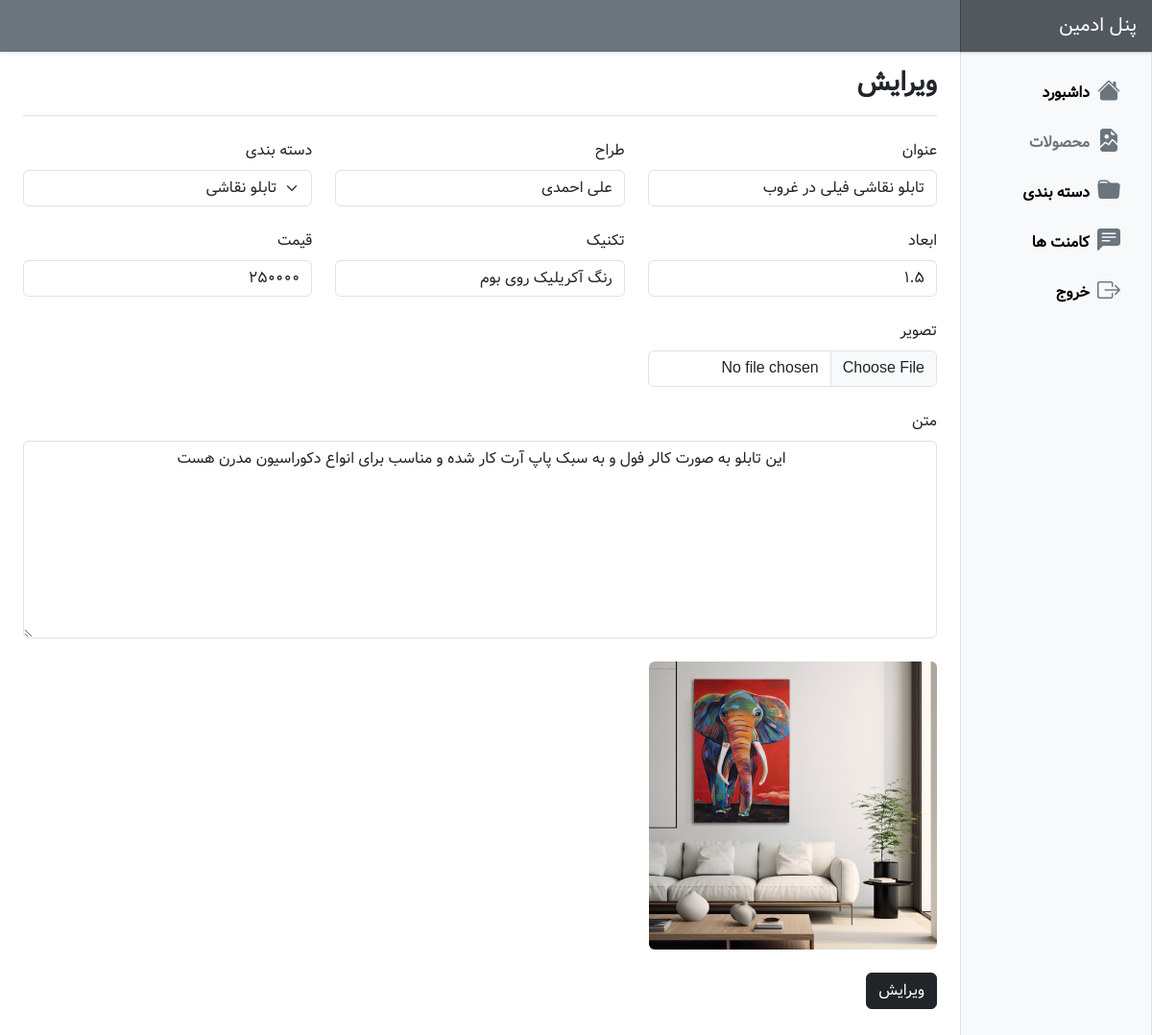
Page /panel/pages/posts/edit.php?id=1 on the committed database.
### tables this page shows
CREATE TABLE `posts` (
  `id` int(11) NOT NULL,
  `title` varchar(255) NOT NULL,
  `image` varchar(255) NOT NULL,
  `designer` varchar(255) NOT NULL,
  `category_id` int(11) NOT NULL,
  `Length` float NOT NULL,
  `body` text NOT NULL,
  `Technique` varchar(255) NOT NULL,
  `price` float NOT NULL
);

CREATE TABLE `categories` (
  `id` int(11) NOT NULL,
  `title` varchar(255) NOT NULL,
  `image` varchar(255) NOT NULL
);

### panel/pages/posts/edit.php (the view, shortened to what this page needs)
<?php
include "../../../include/db.php";
if(isset($_GET['id'])){
    $id=$_GET['id'];
    $post=$db->prepare('SELECT * FROM posts WHERE id= :id');
    $post->execute(['id'=> $id]);
    $post=$post->fetch();
    $categories=$db->query("SELECT * FROM  categories ");
}
?>
<!DOCTYPE html>
<html dir="rtl" lang="fa">
    <head>
        <link
            rel="stylesheet"
            href="https://cdn.jsdelivr.net/npm/bootstrap-icons@1.10.5/font/bootstrap-icons.css"
        />
        <link
            href="https://cdn.jsdelivr.net/npm/bootstrap@5.3.1/dist/css/bootstrap.min.css"
            rel="stylesheet"
        />
        <link rel="stylesheet" href="../../assets/css/style.css" />
    </head>
    <body>
        <header
            class="navbar sticky-top bg-secondary flex-md-nowrap p-0 shadow-sm"
        >
            <a
                class="navbar-brand col-md-3 col-lg-2 me-0 px-3 fs-5 text-white"
                href="index.html"
                >پنل ادمین</a
            >
        </header>
        <div class="container-fluid">
            <div class="row">
                <div
                    class="sidebar border border-right col-md-3 col-lg-2 p-0 bg-body-tertiary"
                >
                    <div
                        class="offcanvas-md offcanvas-end bg-body-tertiary"
                        tabindex="-1"
                        id="sidebarMenu"
                    >
                        <div
                            class="offcanvas-body d-md-flex flex-column p-0 pt-lg-3 overflow-y-auto"
                        >
                        <ul class="nav flex-column pe-3">
                                <li class="nav-item">
                                    <a
                                        class="nav-link link-body-emphasis text-decoration-none d-flex align-items-center gap-2"
                                        href="../../index.php"
                                    >
                                        <i
                                            class="bi bi-house-fill fs-4 text-secondary"
                                        ></i>
                                        <span class="fw-bold">داشبورد</span>
                                    </a>
                                </li>
                                <li class="nav-item">
                                    <a
                                        class="nav-link link-body-emphasis text-decoration-none d-flex align-items-center gap-2 text-secondary"
                                        href="index.php"
                                    >
                                        <i
                                            class="bi bi-file-earmark-image-fill fs-4 text-secondary"
                                        ></i>
                                        <span class="fw-bold">محصولات</span>
                                    </a>
                                </li>
                                <li class="nav-item">
                                    <a
                                        class="nav-link link-body-emphasis text-decoration-none d-flex align-items-center gap-2"
                                        href="../categories/index.php"
                                    >
                                        <i
                                            class="bi bi-folder-fill fs-4 text-secondary"
                                        ></i>
                                        <span class="fw-bold">دسته بندی</span>
                                    </a>
                                </li>
                                <li class="nav-item">
                                    <a
                                        class="nav-link link-body-emphasis text-decoration-none d-flex align-items-center gap-2"
                                        href="../comments/index.php"
                                    >
                                        <i
                                            class="bi bi-chat-left-text-fill fs-4 text-secondary"
                                        ></i>
                                        <span class="fw-bold">کامنت ها</span>
                                    </a>
                                </li>
                                <li class="nav-item">
                                    <a
                                        class="nav-link link-body-emphasis text-decoration-none d-flex align-items-center gap-2"
                                        href="../auth/logout.php"
                                    >
                                        <i
                                            class="bi bi-box-arrow-right fs-4 text-secondary"
                                        ></i>
                                        <span class="fw-bold">خروج</span>
                                    </a>
                                </li>
                            </ul>
                        </div>
                    </div>
                </div>
                <main class="col-md-9 ms-sm-auto col-lg-10 px-md-4 mb-5">
                    <div
                        class="d-flex justify-content-between flex-wrap flex-md-nowrap align-items-center pt-3 pb-2 mb-3 border-bottom"
                    >
                        <h1 class="fs-3 fw-bold">ویرایش </h1>
                    </div>
                    <div class="mt-4">
                        <form method="POST" class="row g-4" enctype="multipart/form-data">
                            <div class="col-12 col-sm-6 col-md-4">
                                <label class="form-label">عنوان </label>
                                <input
                                    name="title"
                                    type="text"
                                    class="form-control"
                                    value="<?php echo $post['title'] ?>"
                                />
                            </div>
                            <div class="col-12 col-sm-6 col-md-4">
                                <label class="form-label">طراح</label>
                                <input
                                    type="text"
                                    name="designer"
                                    class="form-control"
                                    value="<?php echo $post['designer'] ?>"
                                />
                            </div>
                            <div class="col-12 col-sm-6 col-md-4">
                                <label class="form-label"
                                    >دسته بندی </label
                                >
                                <select name="category" class="form-select">
                                <?php foreach($categories as $category) : ?>
                                    <option <?php echo ($category['id']== $post['category_id']) ? 'selected' : '' ?> value="<?php echo $category['id'] ?>"><?php echo $category['title'] ?></option>
                                    <?php endforeach ?>
                                </select>
                            </div>
                            <div class="col-12 col-sm-6 col-md-4">
                                <label class="form-label">ابعاد</label>
                                <input type="number" name="lenght" class="form-control"  value="<?php echo $post['Length'] ?>" />
                            </div>
                            <div class="col-12 col-sm-6 col-md-4">
                                <label class="form-label">تکنیک</label>
                                <input type="text" name="teqnic" class="form-control"  value="<?php echo $post['Technique'] ?>"/>
                            </div>
                            <div class="col-12 col-sm-6 col-md-4">
                                <label class="form-label">قیمت</label>
                                <input type="number" name="price" class="form-control"  value="<?php echo $post['price'] ?>"/>
                            </div>
                            <div class="col-12 col-sm-6 col-md-4">
                                <label for="formFile" class="form-label"
                                    >تصویر </label
                                >
                                <input name="image" class="form-control" type="file" />
                            </div>
                            <div class="col-12">
                                <label for="formFile" class="form-label"
                                    >متن </label
                                >
                                <textarea name="body" class="form-control" rows="8">
                                <?php echo $post['body'] ?>
                              </textarea
                                >
                            </div>
                            <div class="col-12 col-sm-6 col-md-4">
                                <img class="rounded" src="../../../assets/image/<?php echo $post['image'] ?>" width="300" />
                            </div>
                            <div class="col-12">
                                <button type="submit" name="editePost" class="btn btn-dark">
                                    ویرایش
                                </button>
                            </div>
                        </form>
                    </div>
                </main>
            </div>
        </div>
    </body>
</html>

### panel/assets/css/style.css (style rules this page uses)
body { font-family: "Vazir", sans-serif; }
.navbar-brand { padding-top: 0.75rem; padding-bottom: 0.75rem; background-color: rgba(0, 0, 0, 0.25); box-shadow: inset 1px 0 0 rgba(0, 0, 0, 0.25); }

### rows in the picture
posts: title "تابلو نقاشی فیلی در غروب", designer "علی احمدی", category "تابلو نقاشی", lenght "1.5", teqnic "رنگ آکریلیک روی بوم", price "250000", body "این تابلو به صورت کالر فول و به سبک پاپ آرت کار شده و مناسب برای انواع دکوراسیون مدرن هست", image (picture)
